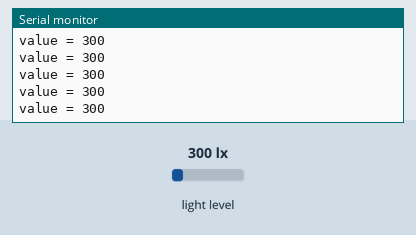
Bench run of a sketch on a simulated Arduino Uno, built with avr-gcc and run on an emulated ATmega328P. Shown: the last lines printed to the serial monitor. The test bench sets the inputs (shaded band); at power-on: light level 300 lx.

Above: at 1.2 s.
1.3 s: light level set to 40 lx
At 1.32 s:
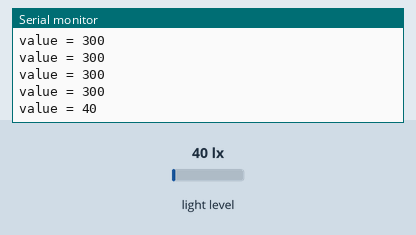
2.8 s: light level set to 1000 lx
At 2.83 s:
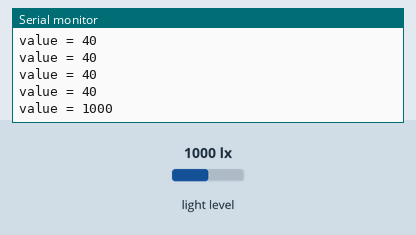
Timing chart, 0 to 5.8 s (numbered marks = the images above; inputs shaded):
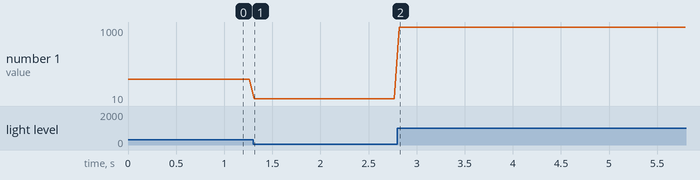

Measured:
- after the input at 1.3 s, the serial monitor: prints a new line at once (image 1)
- after the input at 2.8 s, the serial monitor: prints a new line at once (image 2)
- plotted number 1: 300 → 40 after the input at 1.3 s, 40 → 10 after the input at 2.8 s

The sketch:

mBotLightIntensitySensorTest.ino
```cpp
/**
 * @file    mBotLightIntensitySensorTest.ino
 * @author  Evan Genuise
 * @version V1.0.0
 * @date    11/5/2018
 * @brief   Description: This file is used to test the light intensity sensor on mBot
 *
 * Function List:
 * 1. int read()
 *    @return Returns level of brightness as an integer, range: 0-1023, 0 = dark, 1023 = bright
 */

#include <MeMCore.h>

MeLightSensor lightSensor(PORT_8);

void setup()
{
  Serial.begin(9600);
}

void loop()
{
  Serial.print("value = ");           // Print the results to the serial monitor
  Serial.println(lightSensor.read()); // Brightness value from 0-1023
  delay(50);                          // Wait 50 milliseconds before next measurement
}
```
